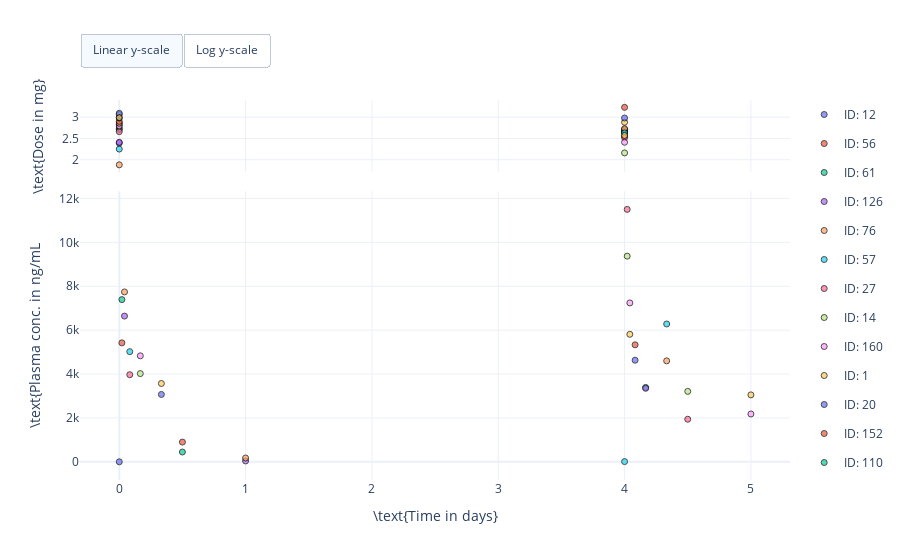

Write notebook code for a chart like this one.
### Markdown cell above
## Visualise data

### Code cell
import erlotinib as erlo

fig = erlo.plots.PKTimeSeriesPlot()
fig.add_data(data, biomarker='Plasma concentration')
fig.set_axis_labels(
    time_label=r"\text{Time in days}",
    biom_label=r"\text{Plasma conc. in ng/mL",
    dose_label=r"\text{Dose in mg}")
fig.show()

### Figure 1 — Plotly figure (JSON) as saved in the notebook; plotly's stock layout.template omitted (floating-point values rounded to 4 significant figures)
{"data": [{"hoverinfo": "text", "legendgroup": "ID: 12", "marker": {"color": "#636EFA", "line": {"color": "black", "width": 1}, "opacity": 0.7, "symbol": "circle"}, "mode": "markers", "name": "ID: 12", "showlegend": false, "text": ["Dose duration: nan"], "type": "scatter", "x": [0], "xaxis": "x", "y": [2.83], "yaxis": "y"}, {"legendgroup": "ID: 12", "marker": {"color": "#636EFA", "line": {"color": "black", "width": 1}, "opacity": 0.7, "symbol": "circle"}, "mode": "markers", "name": "ID: 12", "showlegend": true, "type": "scatter", "x": [0], "xaxis": "x2", "y": [1.83], "yaxis": "y2"}, {"hoverinfo": "text", "legendgroup": "ID: 56", "marker": {"color": "#EF553B", "line": {"color": "black", "width": 1}, "opacity": 0.7, "symbol": "circle"}, "mode": "markers", "name": "ID: 56", "showlegend": false, "text": ["Dose duration: nan"], "type": "scatter", "x": [0], "xaxis": "x", "y": [2.74], "yaxis": "y"}, {"legendgroup": "ID: 56", "marker": {"color": "#EF553B", "line": {"color": "black", "width": 1}, "opacity": 0.7, "symbol": "circle"}, "mode": "markers", "name": "ID: 56", "showlegend": true, "type": "scatter", "x": [0.02083], "xaxis": "x2", "y": [5420], "yaxis": "y2"}, {"hoverinfo": "text", "legendgroup": "ID: 61", "marker": {"color": "#00CC96", "line": {"color": "black", "width": 1}, "opacity": 0.7, "symbol": "circle"}, "mode": "markers", "name": "ID: 61", "showlegend": false, "text": ["Dose duration: nan"], "type": "scatter", "x": [0], "xaxis": "x", "y": [2.71], "yaxis": "y"}, {"legendgroup": "ID: 61", "marker": {"color": "#00CC96", "line": {"color": "black", "width": 1}, "opacity": 0.7, "symbol": "circle"}, "mode": "markers", "name": "ID: 61", "showlegend": true, "type": "scatter", "x": [0.02083], "xaxis": "x2", "y": [7390], "yaxis": "y2"}, {"hoverinfo": "text", "legendgroup": "ID: 126", "marker": {"color": "#AB63FA", "line": {"color": "black", "width": 1}, "opacity": 0.7, "symbol": "circle"}, "mode": "markers", "name": "ID: 126", "showlegend": false, "text": ["Dose duration: nan"], "type": "scatter", "x": [0], "xaxis": "x", "y": [2.39], "yaxis": "y"}, {"legendgroup": "ID: 126", "marker": {"color": "#AB63FA", "line": {"color": "black", "width": 1}, "opacity": 0.7, "symbol": "circle"}, "mode": "markers", "name": "ID: 126", "showlegend": true, "type": "scatter", "x": [0.04167], "xaxis": "x2", "y": [6640], "yaxis": "y2"}, {"hoverinfo": "text", "legendgroup": "ID: 76", "marker": {"color": "#FFA15A", "line": {"color": "black", "width": 1}, "opacity": 0.7, "symbol": "circle"}, "mode": "markers", "name": "ID: 76", "showlegend": false, "text": ["Dose duration: nan"], "type": "scatter", "x": [0], "xaxis": "x", "y": [1.88], "yaxis": "y"}, {"legendgroup": "ID: 76", "marker": {"color": "#FFA15A", "line": {"color": "black", "width": 1}, "opacity": 0.7, "symbol": "circle"}, "mode": "markers", "name": "ID: 76", "showlegend": true, "type": "scatter", "x": [0.04167], "xaxis": "x2", "y": [7740], "yaxis": "y2"}, {"hoverinfo": "text", "legendgroup": "ID: 57", "marker": {"color": "#19D3F3", "line": {"color": "black", "width": 1}, "opacity": 0.7, "symbol": "circle"}, "mode": "markers", "name": "ID: 57", "showlegend": false, "text": ["Dose duration: nan"], "type": "scatter", "x": [0], "xaxis": "x", "y": [2.25], "yaxis": "y"}, {"legendgroup": "ID: 57", "marker": {"color": "#19D3F3", "line": {"color": "black", "width": 1}, "opacity": 0.7, "symbol": "circle"}, "mode": "markers", "name": "ID: 57", "showlegend": true, "type": "scatter", "x": [0.08333], "xaxis": "x2", "y": [5020], "yaxis": "y2"}, {"hoverinfo": "text", "legendgroup": "ID: 27", "marker": {"color": "#FF6692", "line": {"color": "black", "width": 1}, "opacity": 0.7, "symbol": "circle"}, "mode": "markers", "name": "ID: 27", "showlegend": false, "text": ["Dose duration: nan"], "type": "scatter", "x": [0], "xaxis": "x", "y": [2.66], "yaxis": "y"}, {"legendgroup": "ID: 27", "marker": {"color": "#FF6692", "line": {"color": "black", "width": 1}, "opacity": 0.7, "symbol": "circle"}, "mode": "markers", "name": "ID: 27", "showlegend": true, "type": "scatter", "x": [0.08333], "xaxis": "x2", "y": [3970], "yaxis": "y2"}, {"hoverinfo": "text", "legendgroup": "ID: 14", "marker": {"color": "#B6E880", "line": {"color": "black", "width": 1}, "opacity": 0.7, "symbol": "circle"}, "mode": "markers", "name": "ID: 14", "showlegend": false, "text": ["Dose duration: nan"], "type": "scatter", "x": [0], "xaxis": "x", "y": [3.06], "yaxis": "y"}, {"legendgroup": "ID: 14", "marker": {"color": "#B6E880", "line": {"color": "black", "width": 1}, "opacity": 0.7, "symbol": "circle"}, "mode": "markers", "name": "ID: 14", "showlegend": true, "type": "scatter", "x": [0.1667], "xaxis": "x2", "y": [4020], "yaxis": "y2"}, {"hoverinfo": "text", "legendgroup": "ID: 160", "marker": {"color": "#FF97FF", "line": {"color": "black", "width": 1}, "opacity": 0.7, "symbol": "circle"}, "mode": "markers", "name": "ID: 160", "showlegend": false, "text": ["Dose duration: nan"], "type": "scatter", "x": [0], "xaxis": "x", "y": [2.79], "yaxis": "y"}, {"legendgroup": "ID: 160", "marker": {"color": "#FF97FF", "line": {"color": "black", "width": 1}, "opacity": 0.7, "symbol": "circle"}, "mode": "markers", "name": "ID: 160", "showlegend": true, "type": "scatter", "x": [0.1667], "xaxis": "x2", "y": [4830], "yaxis": "y2"}, {"hoverinfo": "text", "legendgroup": "ID: 1", "marker": {"color": "#FECB52", "line": {"color": "black", "width": 1}, "opacity": 0.7, "symbol": "circle"}, "mode": "markers", "name": "ID: 1", "showlegend": false, "text": ["Dose duration: nan"], "type": "scatter", "x": [0], "xaxis": "x", "y": [2.86], "yaxis": "y"}, {"legendgroup": "ID: 1", "marker": {"color": "#FECB52", "line": {"color": "black", "width": 1}, "opacity": 0.7, "symbol": "circle"}, "mode": "markers", "name": "ID: 1", "showlegend": true, "type": "scatter", "x": [0.3333], "xaxis": "x2", "y": [3570], "yaxis": "y2"}, {"hoverinfo": "text", "legendgroup": "ID: 20", "marker": {"color": "#636EFA", "line": {"color": "black", "width": 1}, "opacity": 0.7, "symbol": "circle"}, "mode": "markers", "name": "ID: 20", "showlegend": false, "text": ["Dose duration: nan"], "type": "scatter", "x": [0], "xaxis": "x", "y": [3.09], "yaxis": "y"}, {"legendgroup": "ID: 20", "marker": {"color": "#636EFA", "line": {"color": "black", "width": 1}, "opacity": 0.7, "symbol": "circle"}, "mode": "markers", "name": "ID: 20", "showlegend": true, "type": "scatter", "x": [0.3333], "xaxis": "x2", "y": [3070], "yaxis": "y2"}, {"hoverinfo": "text", "legendgroup": "ID: 152", "marker": {"color": "#EF553B", "line": {"color": "black", "width": 1}, "opacity": 0.7, "symbol": "circle"}, "mode": "markers", "name": "ID: 152", "showlegend": false, "text": ["Dose duration: nan"], "type": "scatter", "x": [0], "xaxis": "x", "y": [2.9], "yaxis": "y"}, {"legendgroup": "ID: 152", "marker": {"color": "#EF553B", "line": {"color": "black", "width": 1}, "opacity": 0.7, "symbol": "circle"}, "mode": "markers", "name": "ID: 152", "showlegend": true, "type": "scatter", "x": [0.5], "xaxis": "x2", "y": [900], "yaxis": "y2"}, {"hoverinfo": "text", "legendgroup": "ID: 110", "marker": {"color": "#00CC96", "line": {"color": "black", "width": 1}, "opacity": 0.7, "symbol": "circle"}, "mode": "markers", "name": "ID: 110", "showlegend": false, "text": ["Dose duration: nan"], "type": "scatter", "x": [0], "xaxis": "x", "y": [2.98], "yaxis": "y"}, {"legendgroup": "ID: 110", "marker": {"color": "#00CC96", "line": {"color": "black", "width": 1}, "opacity": 0.7, "symbol": "circle"}, "mode": "markers", "name": "ID: 110", "showlegend": true, "type": "scatter", "x": [0.5], "xaxis": "x2", "y": [448], "yaxis": "y2"}, {"hoverinfo": "text", "legendgroup": "ID: 10", "marker": {"color": "#AB63FA", "line": {"color": "black", "width": 1}, "opacity": 0.7, "symbol": "circle"}, "mode": "markers", "name": "ID: 10", "showlegend": false, "text": ["Dose duration: nan"], "type": "scatter", "x": [0], "xaxis": "x", "y": [2.41], "yaxis": "y"}, {"legendgroup": "ID: 10", "marker": {"color": "#AB63FA", "line": {"color": "black", "width": 1}, "opacity": 0.7, "symbol": "circle"}, "mode": "markers", "name": "ID: 10", "showlegend": true, "type": "scatter", "x": [1], "xaxis": "x2", "y": [41.4], "yaxis": "y2"}, {"hoverinfo": "text", "legendgroup": "ID: 74", "marker": {"color": "#FFA15A", "line": {"color": "black", "width": 1}, "opacity": 0.7, "symbol": "circle"}, "mode": "markers", "name": "ID: 74", "showlegend": false, "text": ["Dose duration: nan"], "type": "scatter", "x": [0], "xaxis": "x", "y": [2.99], "yaxis": "y"}, {"legendgroup": "ID: 74", "marker": {"color": "#FFA15A", "line": {"color": "black", "width": 1}, "opacity": 0.7, "symbol": "circle"}, "mode": "markers", "name": "ID: 74", "showlegend": true, "type": "scatter", "x": [1], "xaxis": "x2", "y": [175], "yaxis": "y2"}, {"hoverinfo": "text", "legendgroup": "ID: 30", "marker": {"color": "#19D3F3", "line": {"color": "black", "width": 1}, "opacity": 0.7, "symbol": "circle"}, "mode": "markers", "name": "ID: 30", "showlegend": false, "text": ["Dose duration: nan"], "type": "scatter", "x": [4], "xaxis": "x", "y": [2.66], "yaxis": "y"}, {"legendgroup": "ID: 30", "marker": {"color": "#19D3F3", "line": {"color": "black", "width": 1}, "opacity": 0.7, "symbol": "circle"}, "mode": "markers", "name": "ID: 30", "showlegend": true, "type": "scatter", "x": [4], "xaxis": "x2", "y": [11.8], "yaxis": "y2"}, {"hoverinfo": "text", "legendgroup": "ID: 120", "marker": {"color": "#FF6692", "line": {"color": "black", "width": 1}, "opacity": 0.7, "symbol": "circle"}, "mode": "markers", "name": "ID: 120", "showlegend": false, "text": ["Dose duration: nan"], "type": "scatter", "x": [4], "xaxis": "x", "y": [2.65], "yaxis": "y"}, {"legendgroup": "ID: 120", "marker": {"color": "#FF6692", "line": {"color": "black", "width": 1}, "opacity": 0.7, "symbol": "circle"}, "mode": "markers", "name": "ID: 120", "showlegend": true, "type": "scatter", "x": [4.021], "xaxis": "x2", "y": [11500], "yaxis": "y2"}, {"hoverinfo": "text", "legendgroup": "ID: 148", "marker": {"color": "#B6E880", "line": {"color": "black", "width": 1}, "opacity": 0.7, "symbol": "circle"}, "mode": "markers", "name": "ID: 148", "showlegend": false, "text": ["Dose duration: nan"], "type": "scatter", "x": [4], "xaxis": "x", "y": [2.71], "yaxis": "y"}, {"legendgroup": "ID: 148", "marker": {"color": "#B6E880", "line": {"color": "black", "width": 1}, "opacity": 0.7, "symbol": "circle"}, "mode": "markers", "name": "ID: 148", "showlegend": true, "type": "scatter", "x": [4.021], "xaxis": "x2", "y": [9370], "yaxis": "y2"}, {"hoverinfo": "text", "legendgroup": "ID: 50", "marker": {"color": "#FF97FF", "line": {"color": "black", "width": 1}, "opacity": 0.7, "symbol": "circle"}, "mode": "markers", "name": "ID: 50", "showlegend": false, "text": ["Dose duration: nan"], "type": "scatter", "x": [4], "xaxis": "x", "y": [2.7], "yaxis": "y"}, {"legendgroup": "ID: 50", "marker": {"color": "#FF97FF", "line": {"color": "black", "width": 1}, "opacity": 0.7, "symbol": "circle"}, "mode": "markers", "name": "ID: 50", "showlegend": true, "type": "scatter", "x": [4.042], "xaxis": "x2", "y": [7240], "yaxis": "y2"}, {"hoverinfo": "text", "legendgroup": "ID: 77", "marker": {"color": "#FECB52", "line": {"color": "black", "width": 1}, "opacity": 0.7, "symbol": "circle"}, "mode": "markers", "name": "ID: 77", "showlegend": false, "text": ["Dose duration: nan"], "type": "scatter", "x": [4], "xaxis": "x", "y": [2.88], "yaxis": "y"}, {"legendgroup": "ID: 77", "marker": {"color": "#FECB52", "line": {"color": "black", "width": 1}, "opacity": 0.7, "symbol": "circle"}, "mode": "markers", "name": "ID: 77", "showlegend": true, "type": "scatter", "x": [4.042], "xaxis": "x2", "y": [5810], "yaxis": "y2"}, {"hoverinfo": "text", "legendgroup": "ID: 43", "marker": {"color": "#636EFA", "line": {"color": "black", "width": 1}, "opacity": 0.7, "symbol": "circle"}, "mode": "markers", "name": "ID: 43", "showlegend": false, "text": ["Dose duration: nan"], "type": "scatter", "x": [4], "xaxis": "x", "y": [2.98], "yaxis": "y"}, {"legendgroup": "ID: 43", "marker": {"color": "#636EFA", "line": {"color": "black", "width": 1}, "opacity": 0.7, "symbol": "circle"}, "mode": "markers", "name": "ID: 43", "showlegend": true, "type": "scatter", "x": [4.083], "xaxis": "x2", "y": [4630], "yaxis": "y2"}, {"hoverinfo": "text", "legendgroup": "ID: 2", "marker": {"color": "#EF553B", "line": {"color": "black", "width": 1}, "opacity": 0.7, "symbol": "circle"}, "mode": "markers", "name": "ID: 2", "showlegend": false, "text": ["Dose duration: nan"], "type": "scatter", "x": [4], "xaxis": "x", "y": [3.23], "yaxis": "y"}, {"legendgroup": "ID: 2", "marker": {"color": "#EF553B", "line": {"color": "black", "width": 1}, "opacity": 0.7, "symbol": "circle"}, "mode": "markers", "name": "ID: 2", "showlegend": true, "type": "scatter", "x": [4.083], "xaxis": "x2", "y": [5330], "yaxis": "y2"}, {"hoverinfo": "text", "legendgroup": "ID: 83", "marker": {"color": "#00CC96", "line": {"color": "black", "width": 1}, "opacity": 0.7, "symbol": "circle"}, "mode": "markers", "name": "ID: 83", "showlegend": false, "text": ["Dose duration: nan"], "type": "scatter", "x": [4], "xaxis": "x", "y": [2.66], "yaxis": "y"}, {"legendgroup": "ID: 83", "marker": {"color": "#00CC96", "line": {"color": "black", "width": 1}, "opacity": 0.7, "symbol": "circle"}, "mode": "markers", "name": "ID: 83", "showlegend": true, "type": "scatter", "x": [4.167], "xaxis": "x2", "y": [3390], "yaxis": "y2"}, {"hoverinfo": "text", "legendgroup": "ID: 3", "marker": {"color": "#AB63FA", "line": {"color": "black", "width": 1}, "opacity": 0.7, "symbol": "circle"}, "mode": "markers", "name": "ID: 3", "showlegend": false, "text": ["Dose duration: nan"], "type": "scatter", "x": [4], "xaxis": "x", "y": [2.56], "yaxis": "y"}, {"legendgroup": "ID: 3", "marker": {"color": "#AB63FA", "line": {"color": "black", "width": 1}, "opacity": 0.7, "symbol": "circle"}, "mode": "markers", "name": "ID: 3", "showlegend": true, "type": "scatter", "x": [4.167], "xaxis": "x2", "y": [3350], "yaxis": "y2"}, {"hoverinfo": "text", "legendgroup": "ID: 103", "marker": {"color": "#FFA15A", "line": {"color": "black", "width": 1}, "opacity": 0.7, "symbol": "circle"}, "mode": "markers", "name": "ID: 103", "showlegend": false, "text": ["Dose duration: nan"], "type": "scatter", "x": [4], "xaxis": "x", "y": [2.73], "yaxis": "y"}, {"legendgroup": "ID: 103", "marker": {"color": "#FFA15A", "line": {"color": "black", "width": 1}, "opacity": 0.7, "symbol": "circle"}, "mode": "markers", "name": "ID: 103", "showlegend": true, "type": "scatter", "x": [4.333], "xaxis": "x2", "y": [4600], "yaxis": "y2"}, {"hoverinfo": "text", "legendgroup": "ID: 114", "marker": {"color": "#19D3F3", "line": {"color": "black", "width": 1}, "opacity": 0.7, "symbol": "circle"}, "mode": "markers", "name": "ID: 114", "showlegend": false, "text": ["Dose duration: nan"], "type": "scatter", "x": [4], "xaxis": "x", "y": [2.63], "yaxis": "y"}, {"legendgroup": "ID: 114", "marker": {"color": "#19D3F3", "line": {"color": "black", "width": 1}, "opacity": 0.7, "symbol": "circle"}, "mode": "markers", "name": "ID: 114", "showlegend": true, "type": "scatter", "x": [4.333], "xaxis": "x2", "y": [6280], "yaxis": "y2"}, {"hoverinfo": "text", "legendgroup": "ID: 102", "marker": {"color": "#FF6692", "line": {"color": "black", "width": 1}, "opacity": 0.7, "symbol": "circle"}, "mode": "markers", "name": "ID: 102", "showlegend": false, "text": ["Dose duration: nan"], "type": "scatter", "x": [4], "xaxis": "x", "y": [2.52], "yaxis": "y"}, {"legendgroup": "ID: 102", "marker": {"color": "#FF6692", "line": {"color": "black", "width": 1}, "opacity": 0.7, "symbol": "circle"}, "mode": "markers", "name": "ID: 102", "showlegend": true, "type": "scatter", "x": [4.5], "xaxis": "x2", "y": [1940], "yaxis": "y2"}, {"hoverinfo": "text", "legendgroup": "ID: 18", "marker": {"color": "#B6E880", "line": {"color": "black", "width": 1}, "opacity": 0.7, "symbol": "circle"}, "mode": "markers", "name": "ID: 18", "showlegend": false, "text": ["Dose duration: nan"], "type": "scatter", "x": [4], "xaxis": "x", "y": [2.16], "yaxis": "y"}, {"legendgroup": "ID: 18", "marker": {"color": "#B6E880", "line": {"color": "black", "width": 1}, "opacity": 0.7, "symbol": "circle"}, "mode": "markers", "name": "ID: 18", "showlegend": true, "type": "scatter", "x": [4.5], "xaxis": "x2", "y": [3210], "yaxis": "y2"}, {"hoverinfo": "text", "legendgroup": "ID: 73", "marker": {"color": "#FF97FF", "line": {"color": "black", "width": 1}, "opacity": 0.7, "symbol": "circle"}, "mode": "markers", "name": "ID: 73", "showlegend": false, "text": ["Dose duration: nan"], "type": "scatter", "x": [4], "xaxis": "x", "y": [2.41], "yaxis": "y"}, {"legendgroup": "ID: 73", "marker": {"color": "#FF97FF", "line": {"color": "black", "width": 1}, "opacity": 0.7, "symbol": "circle"}, "mode": "markers", "name": "ID: 73", "showlegend": true, "type": "scatter", "x": [5], "xaxis": "x2", "y": [2180], "yaxis": "y2"}, {"hoverinfo": "text", "legendgroup": "ID: 33", "marker": {"color": "#FECB52", "line": {"color": "black", "width": 1}, "opacity": 0.7, "symbol": "circle"}, "mode": "markers", "name": "ID: 33", "showlegend": false, "text": ["Dose duration: nan"], "type": "scatter", "x": [4], "xaxis": "x", "y": [2.57], "yaxis": "y"}, {"legendgroup": "ID: 33", "marker": {"color": "#FECB52", "line": {"color": "black", "width": 1}, "opacity": 0.7, "symbol": "circle"}, "mode": "markers", "name": "ID: 33", "showlegend": true, "type": "scatter", "x": [5], "xaxis": "x2", "y": [3050], "yaxis": "y2"}], "layout": {"autosize": true, "updatemenus": [{"buttons": [{"args": [{"yaxis2.type": "linear"}], "label": "Linear y-scale", "method": "relayout"}, {"args": [{"yaxis2.type": "log"}], "label": "Log y-scale", "method": "relayout"}], "direction": "left", "pad": {"r": 0, "t": -10}, "showactive": true, "type": "buttons", "x": 0, "xanchor": "left", "y": 1.15, "yanchor": "top"}], "xaxis": {"anchor": "y", "domain": [0, 1], "matches": "x2", "showticklabels": false}, "xaxis2": {"anchor": "y2", "domain": [0, 1], "title": {"text": "\\text{Time in days}"}}, "yaxis": {"anchor": "x", "domain": [0.81, 1], "title": {"text": "\\text{Dose in mg}"}}, "yaxis2": {"anchor": "x2", "domain": [0, 0.76], "title": {"text": "\\text{Plasma conc. in ng/mL"}}}}
